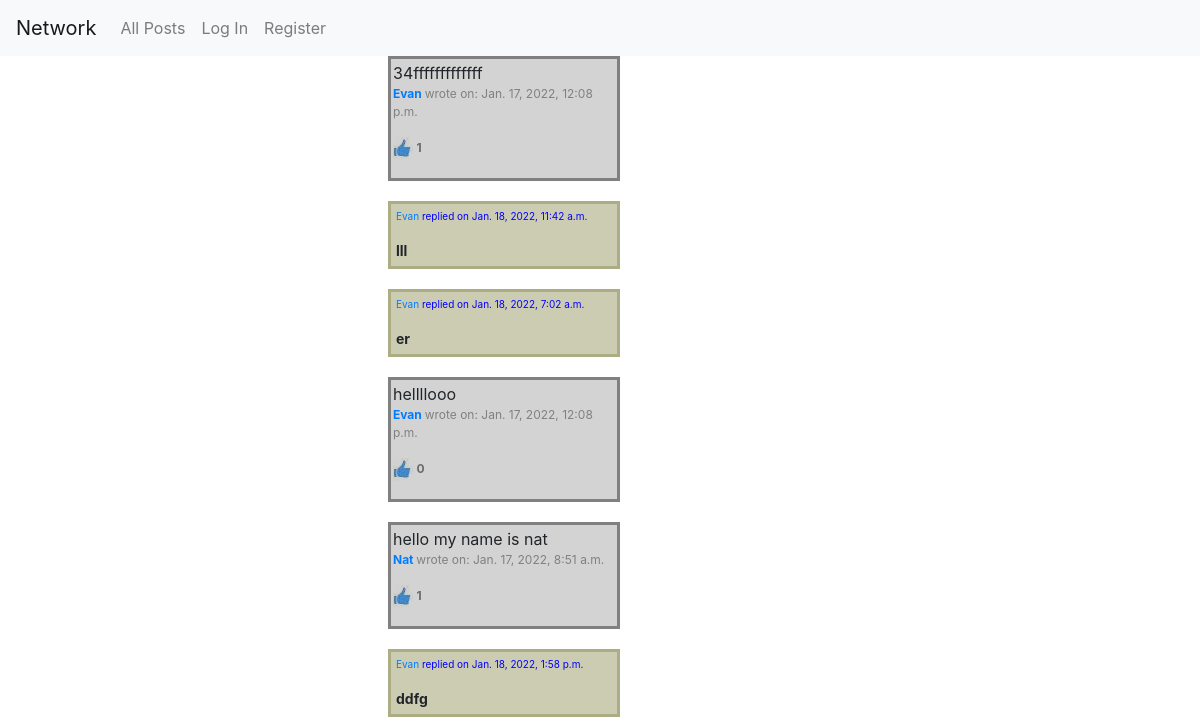
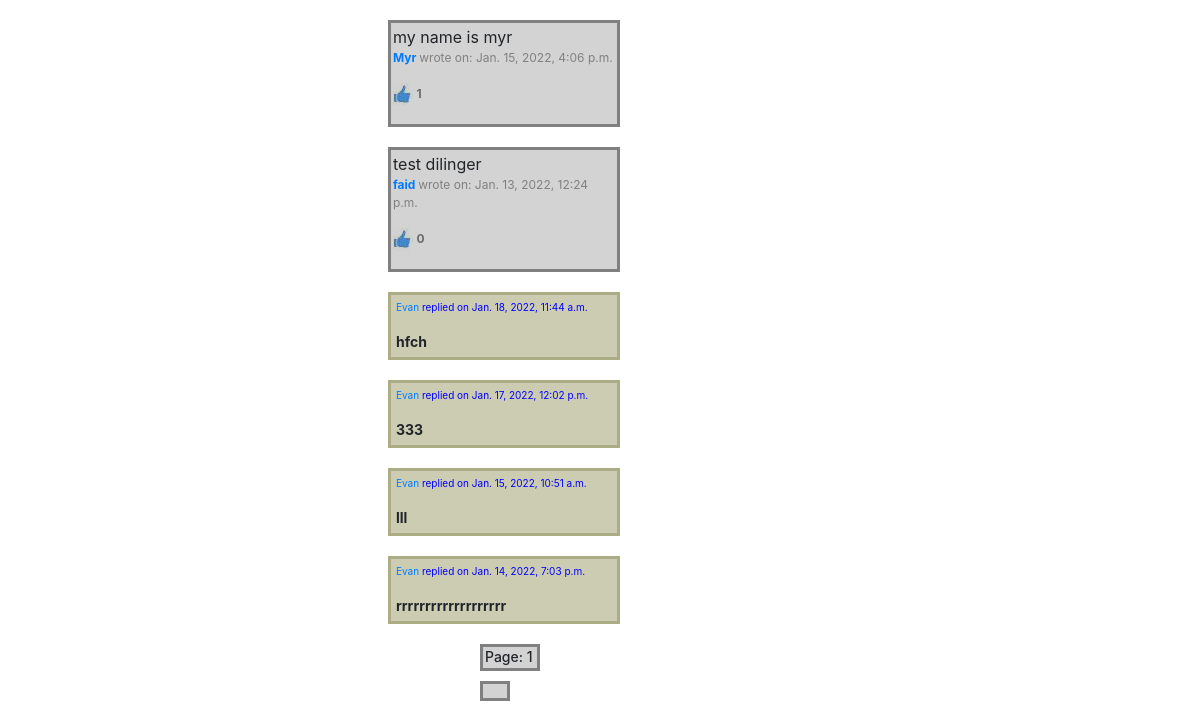
The app's page /, older data (2 pictures, top to bottom).
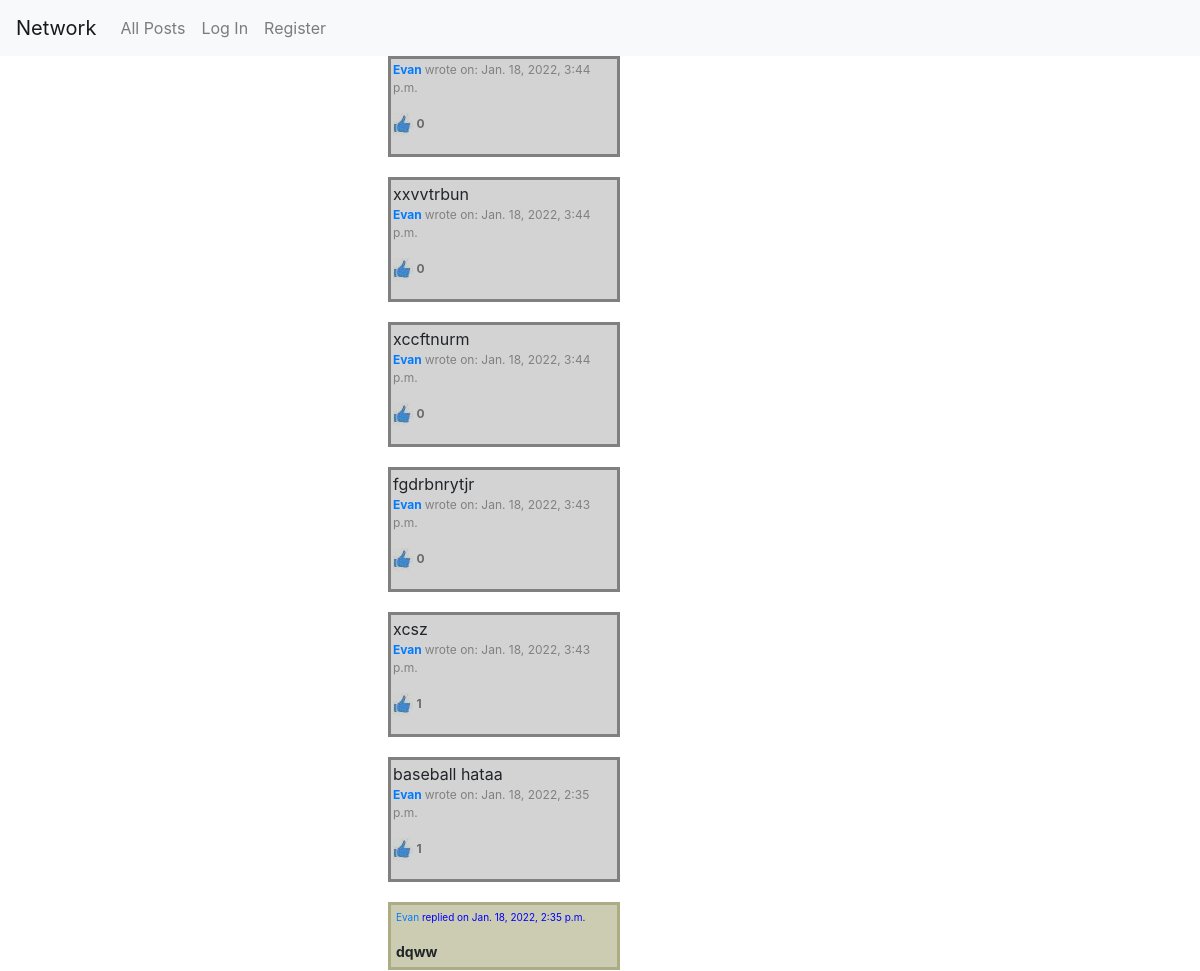
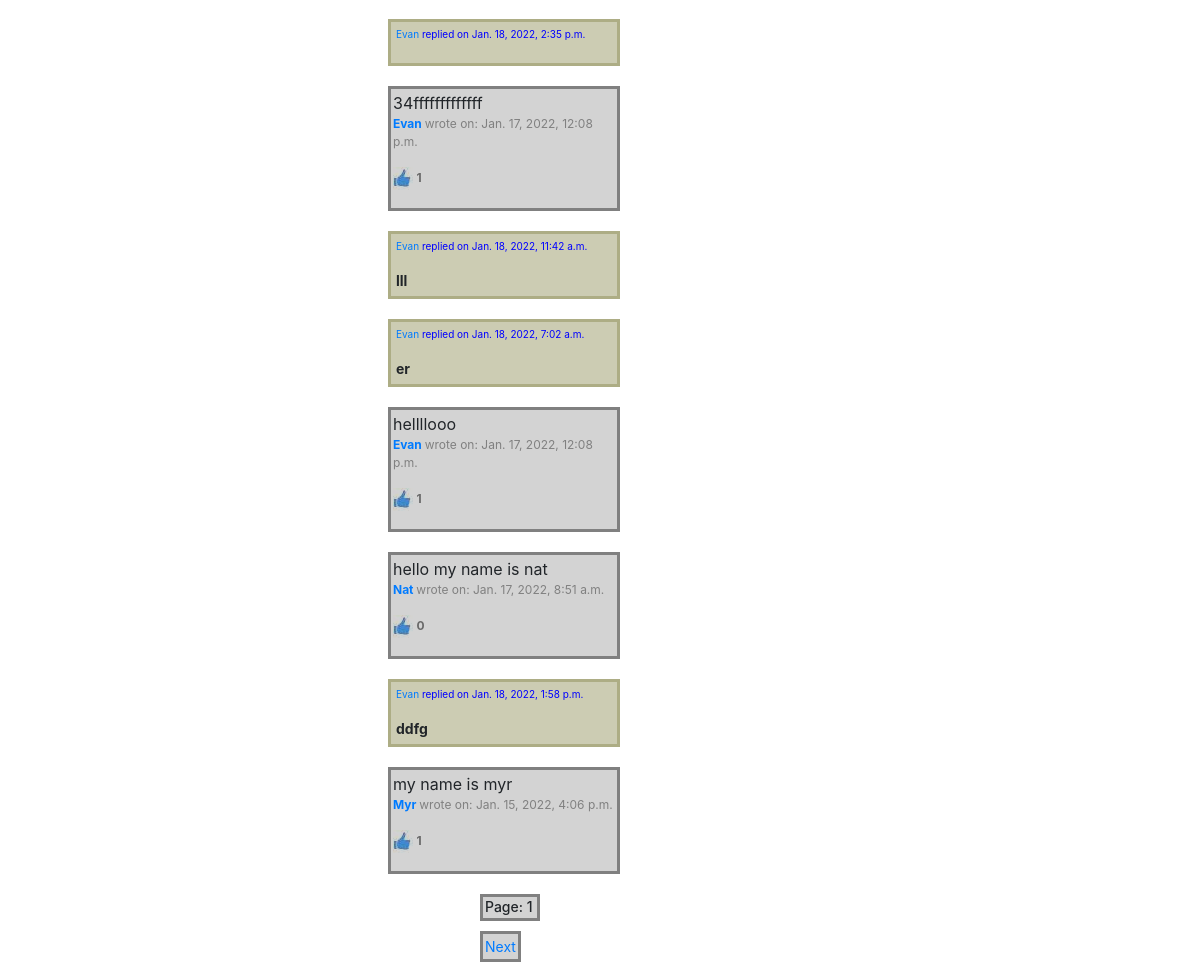
The same page, newer data (2 pictures, top to bottom).
### network/models.py (models this page shows, shortened)
class Mypost(models.Model):
    description=models.CharField(max_length=300)
    created_date=models.DateTimeField(default=now, editable=False)
    owner=models.ForeignKey(User, on_delete=models.CASCADE, null="TRUE", blank="TRUE")
    likes = models.ManyToManyField(User, blank="TRUE", related_name="likers")
    objects = MypostManager()

class User(AbstractUser):
    email=models.EmailField(max_length=254)
    date_joined = models.DateTimeField(default=timezone.now)
    following = models.ManyToManyField("User", blank="TRUE", related_name="followers")
    def __str__(self):
        return f"{self.username}"

class Reply(models.Model):
    reply_txt=models.CharField(max_length=150, blank="True")
    mypost_reply=models.ForeignKey(Mypost, on_delete=models.CASCADE, null="TRUE", blank="TRUE")
    created_date=models.DateTimeField(default=now, editable=False)
    lists = models.ManyToManyField(Mypost, blank="TRUE", related_name="replies")  # post_reply
    owner = models.ForeignKey(User, on_delete=models.CASCADE, null="TRUE", blank="TRUE")
    objects = ReplyManager()
    class Meta:
        ordering = ['-created_date']
    def __str__(self):
        return f"{self.reply_txt}"

### network/views.py (the view, shortened to what this page needs)
# urls.py: path("", views.index, name="index"),
def index(request):
    all_posts=Mypost.objects.order_by('-created_date')
    page=paging(request,all_posts)
    for post in all_posts:
        print(post.likes.all().count())
        print("Post number", post.id,"is liked by",post.likes.all())
        if request.user in post.likes.all():
            print(request.user,"likes post no",post.id)
    created_date = timezone.now()
    owner = request.user
    replies = Reply.objects.order_by('-created_date')
    if request.method == "POST" and "post_reply" in request.POST:
        reply_txt = request.POST["reply_txt"]
        mypost_reply = request.POST.get("post_id")
        reply(request,reply_txt,mypost_reply)
        return render(request, "network/index.html", {"all_posts": all_posts, "replies": replies,"count":page.count,"page":page})
    if request.method == "POST" and "load_post" in request.POST:
        post_to_load_id = request.POST.get("post_to_load_id")
        post_to_load = Mypost.objects.get(pk=post_to_load_id)
        like_list = post_to_load.likes.all()
        return render(request, "network/post.html", {"post_to_load": post_to_load, "like_list":like_list})
    else:
        return render(request, "network/index.html",
                      {"all_posts": all_posts, "replies": replies,"count":page.count,"page":page})

### network/views.py (called while the page is built)
def paging(request,the_posts):
    post_paginator=Paginator(the_posts,10)
    page_num = request.GET.get("page")
    return post_paginator.get_page(page_num)

### network/templates/network/index.html (shortened to what this page needs)
{% extends "network/layout.html" %}
{% load static %}
{% block body %}
{% for post in page.object_list %}
<ul>
<div class="post">{{post.description}}
    <p style= "color:grey; font-size:12px;"> <strong><a href="{% url 'profile' post.owner_id %}" > {{post.owner}} </strong></a> wrote on: {{post.created_date}} </p>
    <p id="likes" style= "color:grey; font-size:12px;mix-blend-mode: multiply;"><img src="{% static  'network/images/like1.jpg' %}" alt="like image"> <strong>{{post.likes.all.count}}</strong>
</div>
</ul>
{% for rep in post.replies.all %}
 <ul>
        <div class="replies" ><p style= "color:blue; font-size:10px;"><a href="{% url "profile" rep.owner_id %}">{{rep.owner}}</a>
            replied on {{rep.created_date}}</p> <strong>{{rep}} </strong> </div>
</ul>
{% endfor %}
    </div>
{% endfor %}
<h2 class="page"> Page: {{ page.number }}</h2>
        <div class="page-links">
            {% if page.has_next %}
            <a href="{% url 'index' %}?page={{page.next_page_number }}">Next</a>
            {% endif %}
        </div>
{% endblock %}

Row changes from the older to the newer data that the page shows:
no longer on this page (row unchanged): Mypost: description "test dilinger", owner "faid", created_date "Jan. 13, 2022, 12:24 p.m.", likes.all.count "0"
no longer on this page (row unchanged): Reply: owner "Evan", created_date "Jan. 18, 2022, 11:44 a.m.", reply_txt "hfch", shown under "test dilinger"
no longer on this page (row unchanged): Reply: owner "Evan", created_date "Jan. 17, 2022, 12:02 p.m.", reply_txt "333", shown under "test dilinger"
no longer on this page (row unchanged): Reply: owner "Evan", created_date "Jan. 15, 2022, 10:51 a.m.", reply_txt "lll", shown under "test dilinger"
no longer on this page (row unchanged): Reply: owner "Evan", created_date "Jan. 14, 2022, 7:03 p.m.", reply_txt "rrrrrrrrrrrrrrrrrrr", shown under "test dilinger"
added Mypost: owner "Evan", created_date "Jan. 18, 2022, 3:44 p.m.", likes.all.count "0"
added Mypost: description "xxvvtrbun", owner "Evan", created_date "Jan. 18, 2022, 3:44 p.m.", likes.all.count "0"
added Mypost: description "xccftnurm", owner "Evan", created_date "Jan. 18, 2022, 3:44 p.m.", likes.all.count "0"
added Mypost: description "fgdrbnrytjr", owner "Evan", created_date "Jan. 18, 2022, 3:43 p.m.", likes.all.count "0"
added Mypost: description "xcsz", owner "Evan", created_date "Jan. 18, 2022, 3:43 p.m.", likes.all.count "1"
added Mypost: description "baseball hataa", owner "Evan", created_date "Jan. 18, 2022, 2:35 p.m.", likes.all.count "1"
added Reply: owner "Evan", created_date "Jan. 18, 2022, 2:35 p.m.", reply_txt "dqww", shown under "baseball hataa"
added Reply: owner "Evan", created_date "Jan. 18, 2022, 2:35 p.m.", shown under "baseball hataa"
computed for Mypost "hellllooo": likes.all.count "0" → "1"
computed for Mypost "hello my name is nat": likes.all.count "1" → "0"
Text that changed along with them:
text now shown: "Next"
